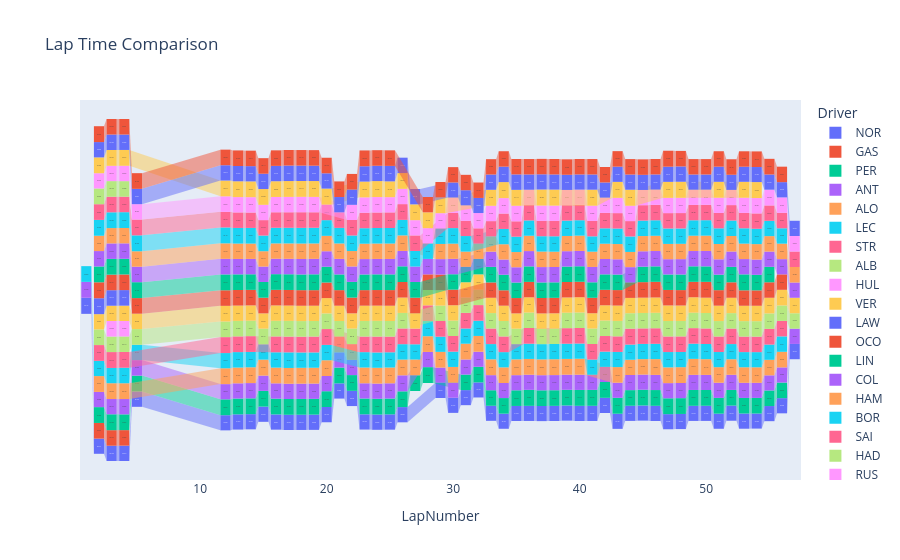

Source (notebook cell):
### Code cell
laps_clean = laps.pick_quicklaps().copy()
laps_clean['LapTime (s)'] = laps_clean['LapTime'].dt.total_seconds()

fig = px.funnel(
    laps_clean,
    x='LapNumber',
    y='LapTime (s)',
    color='Driver',
    title='Lap Time Comparison'
)

fig.show()
